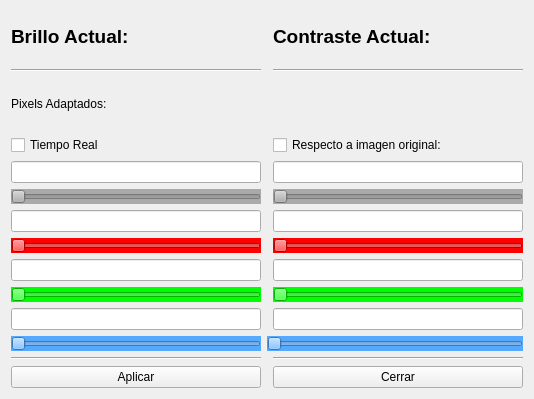
<?xml version="1.0" encoding="UTF-8"?>
<ui version="4.0">
 <class>BrilloYContraste</class>
 <widget class="QWidget" name="BrilloYContraste">
  <property name="geometry">
   <rect>
    <x>0</x>
    <y>0</y>
    <width>534</width>
    <height>399</height>
   </rect>
  </property>
  <property name="sizePolicy">
   <sizepolicy hsizetype="Preferred" vsizetype="Preferred">
    <horstretch>0</horstretch>
    <verstretch>0</verstretch>
   </sizepolicy>
  </property>
  <property name="windowTitle">
   <string>Form</string>
  </property>
  <layout class="QGridLayout" name="gridLayout">
   <item row="13" column="1">
    <widget class="QLineEdit" name="lineEdit_5"/>
   </item>
   <item row="7" column="1">
    <widget class="QLineEdit" name="lineEdit"/>
   </item>
   <item row="10" column="1">
    <widget class="QLineEdit" name="lineEdit_3"/>
   </item>
   <item row="7" column="3">
    <widget class="QLineEdit" name="lineEdit_2"/>
   </item>
   <item row="8" column="3">
    <widget class="QSlider" name="horizontalSlider_6">
     <property name="styleSheet">
      <string notr="true">background-color: rgb(255, 0, 0);</string>
     </property>
     <property name="orientation">
      <enum>Qt::Horizontal</enum>
     </property>
    </widget>
   </item>
   <item row="13" column="3">
    <widget class="QLineEdit" name="lineEdit_6"/>
   </item>
   <item row="6" column="3">
    <widget class="QSlider" name="sliderContrasteGris">
     <property name="styleSheet">
      <string notr="true">background-color: rgb(170, 170, 170);</string>
     </property>
     <property name="minimum">
      <number>1</number>
     </property>
     <property name="maximum">
      <number>127</number>
     </property>
     <property name="orientation">
      <enum>Qt::Horizontal</enum>
     </property>
    </widget>
   </item>
   <item row="15" column="3">
    <widget class="Line" name="line_2">
     <property name="orientation">
      <enum>Qt::Horizontal</enum>
     </property>
    </widget>
   </item>
   <item row="12" column="3">
    <widget class="QSlider" name="horizontalSlider_5">
     <property name="styleSheet">
      <string notr="true">background-color: rgb(0, 255, 0);</string>
     </property>
     <property name="orientation">
      <enum>Qt::Horizontal</enum>
     </property>
    </widget>
   </item>
   <item row="10" column="3">
    <widget class="QLineEdit" name="lineEdit_4"/>
   </item>
   <item row="19" column="1">
    <widget class="QPushButton" name="pushButtonApply">
     <property name="text">
      <string>Aplicar</string>
     </property>
    </widget>
   </item>
   <item row="0" column="3">
    <widget class="QLabel" name="labelContraste">
     <property name="text">
      <string>&lt;html&gt;&lt;head/&gt;&lt;body&gt;&lt;p&gt;&lt;span style=&quot; font-size:14pt; font-weight:600;&quot;&gt;Contraste Actual:&lt;/span&gt;&lt;/p&gt;&lt;/body&gt;&lt;/html&gt;</string>
     </property>
    </widget>
   </item>
   <item row="8" column="1">
    <widget class="QSlider" name="horizontalSlider">
     <property name="styleSheet">
      <string notr="true">background-color: rgb(255, 0, 0);</string>
     </property>
     <property name="orientation">
      <enum>Qt::Horizontal</enum>
     </property>
    </widget>
   </item>
   <item row="4" column="3">
    <widget class="QCheckBox" name="checkBoxKeepOriginal">
     <property name="text">
      <string>Respecto a imagen original:</string>
     </property>
    </widget>
   </item>
   <item row="6" column="1">
    <widget class="QSlider" name="sliderBrilloGris">
     <property name="styleSheet">
      <string notr="true">background-color: rgb(170, 170, 170);</string>
     </property>
     <property name="maximum">
      <number>255</number>
     </property>
     <property name="orientation">
      <enum>Qt::Horizontal</enum>
     </property>
    </widget>
   </item>
   <item row="0" column="1">
    <widget class="QLabel" name="labelBrillo">
     <property name="text">
      <string>&lt;html&gt;&lt;head/&gt;&lt;body&gt;&lt;p&gt;&lt;span style=&quot; font-size:14pt; font-weight:600;&quot;&gt;Brillo Actual:&lt;/span&gt;&lt;/p&gt;&lt;/body&gt;&lt;/html&gt;</string>
     </property>
    </widget>
   </item>
   <item row="12" column="1">
    <widget class="QSlider" name="horizontalSlider_2">
     <property name="styleSheet">
      <string notr="true">background-color: rgb(0, 255, 0);</string>
     </property>
     <property name="orientation">
      <enum>Qt::Horizontal</enum>
     </property>
    </widget>
   </item>
   <item row="15" column="1">
    <widget class="Line" name="line">
     <property name="orientation">
      <enum>Qt::Horizontal</enum>
     </property>
    </widget>
   </item>
   <item row="19" column="3">
    <widget class="QPushButton" name="pushButtonClose">
     <property name="text">
      <string>Cerrar</string>
     </property>
    </widget>
   </item>
   <item row="5" column="1">
    <widget class="QLineEdit" name="lineEditBrilloGris">
     <property name="sizePolicy">
      <sizepolicy hsizetype="Expanding" vsizetype="Fixed">
       <horstretch>0</horstretch>
       <verstretch>0</verstretch>
      </sizepolicy>
     </property>
     <property name="styleSheet">
      <string notr="true"/>
     </property>
    </widget>
   </item>
   <item row="14" column="1">
    <widget class="QSlider" name="horizontalSlider_3">
     <property name="styleSheet">
      <string notr="true">background-color: rgb(85, 170, 255);</string>
     </property>
     <property name="orientation">
      <enum>Qt::Horizontal</enum>
     </property>
    </widget>
   </item>
   <item row="5" column="3">
    <widget class="QLineEdit" name="lineEditContrasteGris"/>
   </item>
   <item row="2" column="1">
    <widget class="QLabel" name="pixelsLost">
     <property name="text">
      <string>Pixels Adaptados: </string>
     </property>
    </widget>
   </item>
   <item row="14" column="2" colspan="2">
    <widget class="QSlider" name="horizontalSlider_4">
     <property name="styleSheet">
      <string notr="true">background-color: rgb(85, 170, 255);</string>
     </property>
     <property name="orientation">
      <enum>Qt::Horizontal</enum>
     </property>
    </widget>
   </item>
   <item row="4" column="1">
    <widget class="QCheckBox" name="checkBoxRealTime">
     <property name="text">
      <string>Tiempo Real</string>
     </property>
    </widget>
   </item>
   <item row="1" column="1">
    <widget class="Line" name="line_5">
     <property name="orientation">
      <enum>Qt::Horizontal</enum>
     </property>
    </widget>
   </item>
   <item row="1" column="3">
    <widget class="Line" name="line_6">
     <property name="orientation">
      <enum>Qt::Horizontal</enum>
     </property>
    </widget>
   </item>
  </layout>
 </widget>
 <resources/>
 <connections/>
</ui>
